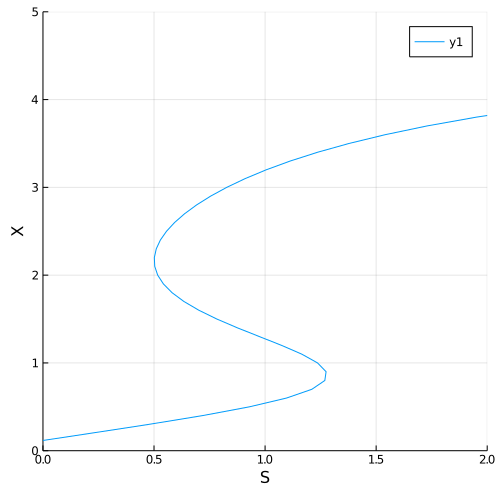

The script that saved this image:
using Plots

ax = 1.5
bx = 5.0
zx = 0.4
nzx = 2.7
xz = 1.5
nxz = 2.7
dz = 1

Z_vector = zeros(0)
S_vector = zeros(0)
X_vector = zeros(0)

for X = 0:0.1:10

    Z = 1/((1+(X/xz)^(nxz))*dz)
    append!(Z_vector, Z)
    S = (X+X*(Z/zx)^(nzx)-ax)/(bx-X)
    append!(S_vector, S)

    append!(X_vector, X)

end

myplot = plot(S_vector, X_vector, xlims = (0.0, 2), ylims = (0, 5), xaxis = "S", yaxis = "X")

display(myplot)

savefig(myplot, "./2c.png")
#S = (X+X*(z/zx)^(nzx)-ax)/(bx-X)

#S = (X+X*(1/((1+(X/xz)^(nxz))*dz))/zx)^(nzx))-ax)/(bx-X)



#####################################
#z = 1/((1+(x/xz)^nxz)*dz)
